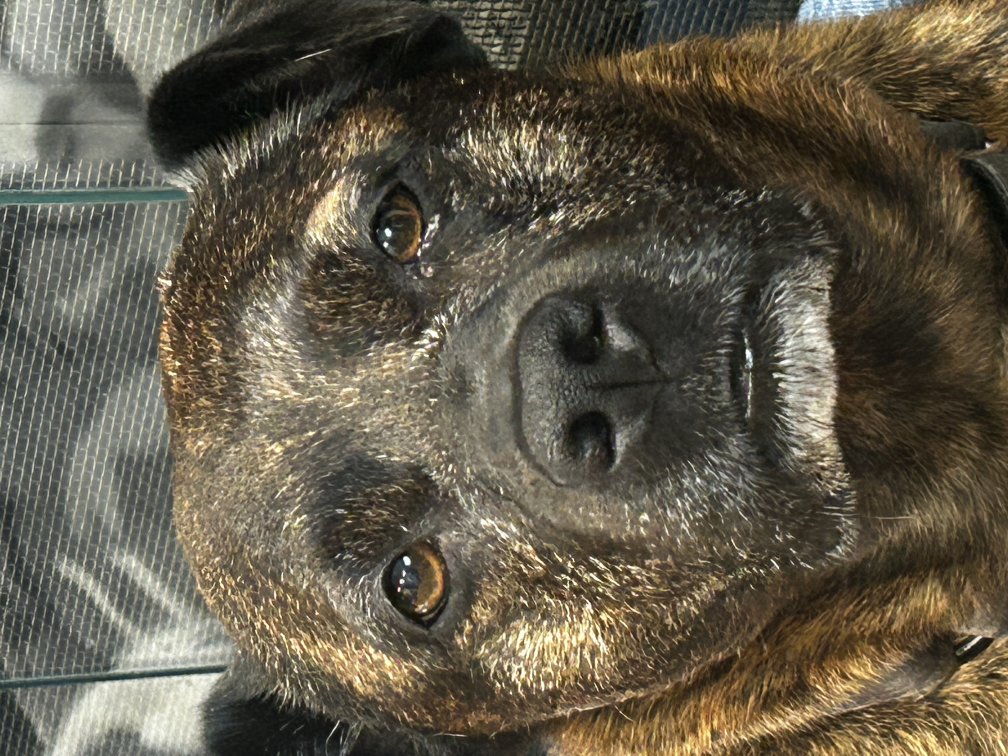
#> input picture assets/clyde.jpg, 4032 x 3024 px (shown at 1/4 size)
$ python -i clyde_gate.py   (imports and definitions only)
#> lines starting #> are read from the running program, lines starting #| are printed output that depends on the picture
"""Runtime gate that pins desktop app startup to the Clyde image code."""

from __future__ import annotations

import hashlib
import os
from pathlib import Path
from typing import Mapping

ALPHABET = "0123456789ABCDEFGHIJKLMNOPQRSTUVWXYZabcdefghijklmnopqrstuvwxyz"
CLYDE_CODE_ENV_VAR = "QUANTSHIELD_CLYDE_CODE"
PINNED_CLYDE_CODE = "QdQVKK276ugizr9d0RMRTmHgOQ11saOl"


# [11 lines left out: function base62_from_bytes, not called in this run]


def image_kernel_bytes(image_path: str | Path, size: int = 128) -> bytes:
#> called with image_path = '../../assets/clyde.jpg', size = 128
    try:
        from PIL import Image, ImageOps
    except ImportError as exc:  # pragma: no cover - depends on optional runtime deps
        raise SystemExit(
            "The desktop app requires Pillow for Clyde image verification. "
            "Install it with `pip install -r requirements-app.txt` or `pip install -e .[app]`."
        ) from exc

    import numpy as np

    img = Image.open(image_path)
#> img is the input picture: PIL image 4032x3024 RGB; mean R, G, B 96.9, 89.8, 73.9
    img = ImageOps.exif_transpose(img).convert("RGB")
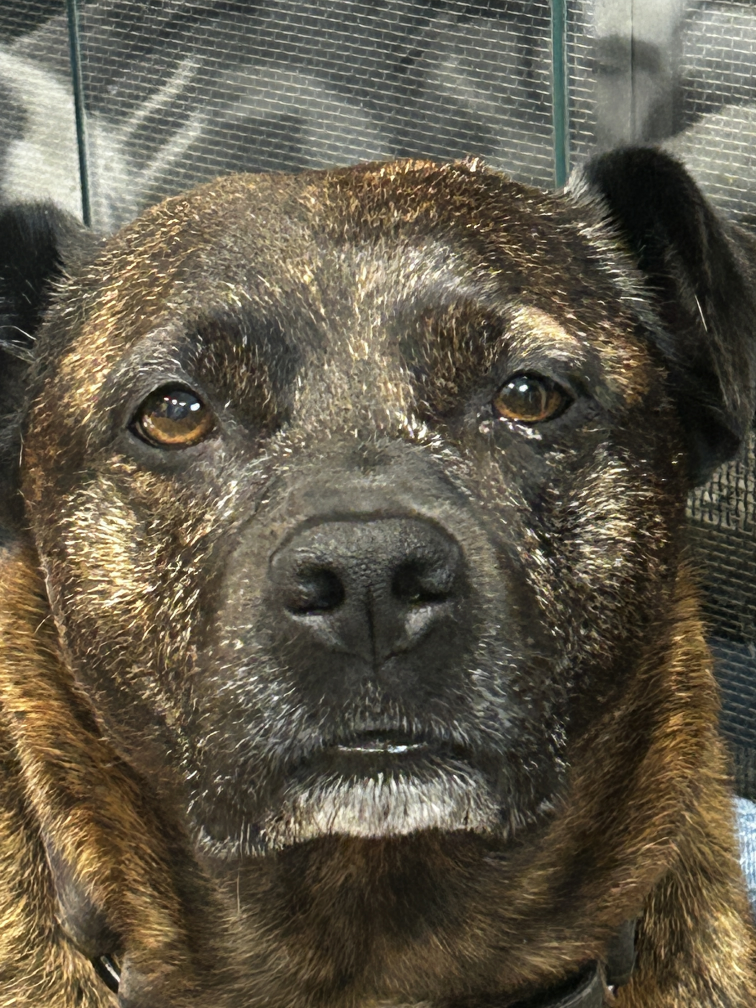
#> img: PIL image 3024x4032 RGB (shown at 1/4 size); mean R, G, B 96.9, 89.8, 73.9

    width, height = img.size
#> width = 3024; height = 4032

    small = img.resize((size, size), Image.Resampling.LANCZOS)
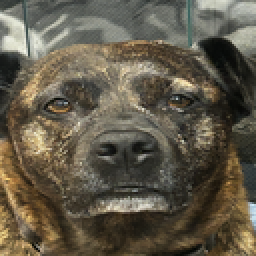
#> small: PIL image 128x128 RGB (shown 2 times larger); mean R, G, B 96.9, 89.8, 73.9

    rgb = np.asarray(small, dtype=np.uint8)
    gray = np.asarray(small.convert("L"), dtype=np.float32)
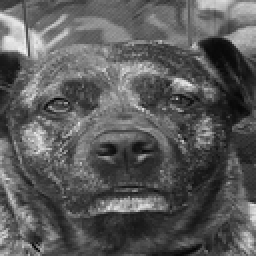
#> gray: shape (128, 128) float32 (shown 2 times larger); min 5, max 244, mean 90.1

    block_size = size // 16

    luminance_blocks = gray.reshape(16, block_size, 16, block_size).mean(axis=(1, 3))
    luminance_kernel = np.clip(np.rint(luminance_blocks), 0, 255).astype(np.uint8)

    gx = np.diff(gray, axis=1, append=gray[:, -1:])
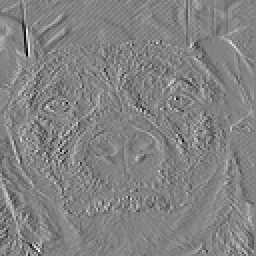
#> gx: shape (128, 128) float32 (shown 2 times larger); min -139, max 132, mean 0; drawn with min black and max white
    gy = np.diff(gray, axis=0, append=gray[-1:, :])
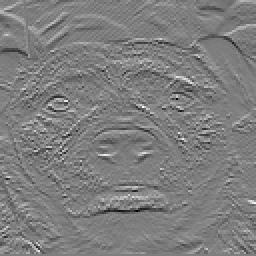
#> gy: shape (128, 128) float32 (shown 2 times larger); min -140, max 142, mean -0.2; drawn with min black and max white
    gradient_magnitude = np.sqrt(gx * gx + gy * gy)
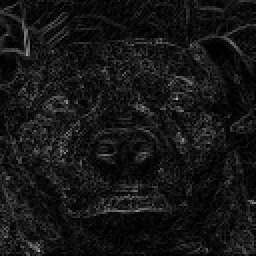
#> gradient_magnitude: shape (128, 128) float32 (shown 2 times larger); min 0, max 178, mean 21.9

    gradient_blocks = gradient_magnitude.reshape(16, block_size, 16, block_size).mean(axis=(1, 3))
    gradient_kernel = np.clip(np.rint(gradient_blocks), 0, 255).astype(np.uint8)

    color_kernel_parts: list[bytes] = []
    for channel in range(3):
        hist, _ = np.histogram(rgb[:, :, channel], bins=16, range=(0, 256))
        hist = hist / hist.sum()
        hist = np.clip(np.rint(hist * 255), 0, 255).astype(np.uint8)
        color_kernel_parts.append(hist.tobytes())
#> this loop made 3 passes
#> hist on passes 1 to 3: [3, 10, 23, 32, 33, 36, 30, 25, 21, 16, 10, 7, 5, 3, 1, 0], [3, 13, 28, 39, 36, 30, 31, 26, 19, 12, 7, 5, 3, 2, 1, 0], [5, 30, 47, 40, 30, 30, 30, 18, 10, 5, 4, 3, 2, 1, 0, 0]
#> after the loop, color_kernel_parts = 3 items

    with Path(image_path).open("rb") as image_file:
        exact_digest = hashlib.sha256(image_file.read()).digest()[:16]

    header = f"KIC1|{width}x{height}|RGB|{size}|".encode("ascii")

    return (
        header
        + luminance_kernel.tobytes()
        + gradient_kernel.tobytes()
        + b"".join(color_kernel_parts)
        + exact_digest
    )


# [5 lines left out: function image_code, not called in this run]


def resolved_clyde_image_path() -> Path:
    return Path(__file__).resolve().parents[2] / "assets" / "clyde.jpg"


# [26 lines left out: function validate_clyde_runtime_environment, not called in this run]

>>> result = image_kernel_bytes('../../assets/clyde.jpg')
